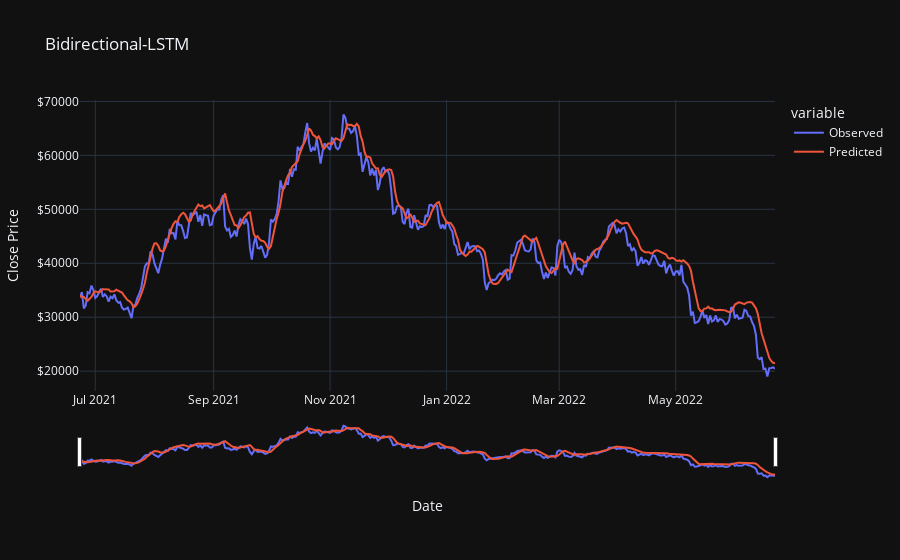

The notebook cell saved with this chart:
### Code cell
# This is what we would call in the dashboard
model = load_model()
scaler = load_scaler()
test_df = get_test_df(model, X_test, y_test, scaler, test_dates)
plot_model_test(test_df)

### Figure 1 — Plotly figure (JSON) as saved in the notebook; plotly's stock layout.template omitted (floating-point values rounded to 4 significant figures; data arrays with more than 128 entries replaced by an {"elided": "..."} marker saying what was removed)
{"data": [{"hovertemplate": "%{y:$,.2f}", "legendgroup": "Observed", "line": {"color": "#636efa", "dash": "solid"}, "marker": {"symbol": "circle"}, "mode": "lines", "name": "Observed", "orientation": "v", "showlegend": true, "type": "scatter", "x": {"elided": "365 str values"}, "xaxis": "x", "y": {"elided": "365 float values"}, "yaxis": "y"}, {"hovertemplate": "%{y:$,.2f}", "legendgroup": "Predicted", "line": {"color": "#EF553B", "dash": "solid"}, "marker": {"symbol": "circle"}, "mode": "lines", "name": "Predicted", "orientation": "v", "showlegend": true, "type": "scatter", "x": {"elided": "365 str values"}, "xaxis": "x", "y": {"elided": "365 float values"}, "yaxis": "y"}], "layout": {"hovermode": "x unified", "legend": {"title": {"text": "variable"}, "tracegroupgap": 0}, "title": {"text": "Bidirectional-LSTM"}, "xaxis": {"anchor": "y", "domain": [0, 1], "rangeslider": {"visible": true}, "title": {"text": "Date"}}, "yaxis": {"anchor": "x", "domain": [0, 1], "tickformat": "$", "title": {"text": "Close Price"}}}}
